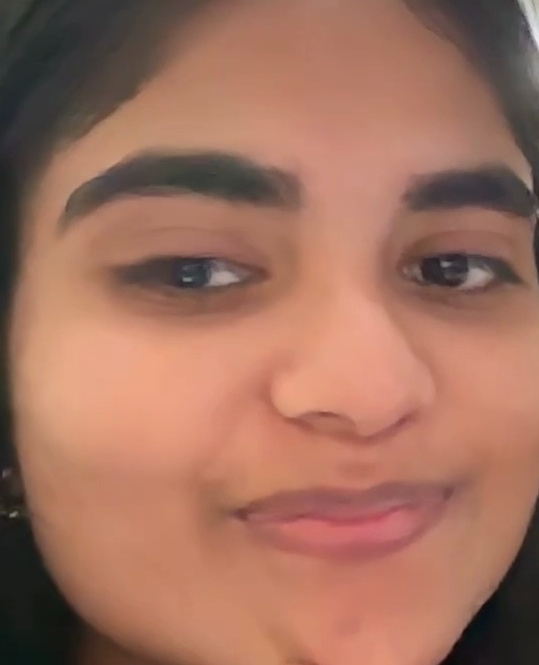
#> input picture data/faces/face_frame_1.jpg, 539 x 665 px, found by its file name; its folder holds 4 pictures in this run
$ python preprocess_faces.py
#> lines starting #> are read from the running program, lines starting #| are printed output that depends on the picture
import cv2
import os

# Input folder with cropped faces
input_folder = "data/faces"

# Output folder for processed faces
output_folder = "data/processed_faces"

# Create output folder
os.makedirs(output_folder, exist_ok=True)

# Loop through face images
for filename in os.listdir(input_folder):

    image_path = os.path.join(input_folder, filename)

    image = cv2.imread(image_path)
#> image is the input picture: shape (665, 539, 3); mean B, G, R 93.9, 112, 160.4

    # Skip invalid images
    if image is None:
        continue

    # Resize image to 224x224
    resized = cv2.resize(image, (224, 224))
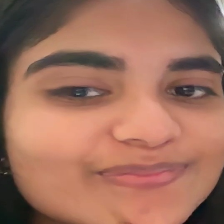
#> resized: shape (224, 224, 3); mean B, G, R 93.8, 111.9, 160.3

    # Save processed image
    output_path = os.path.join(output_folder, filename)

    cv2.imwrite(output_path, resized)
#> pass 2 of the loop `for filename in os.listdir(input_folder):`:
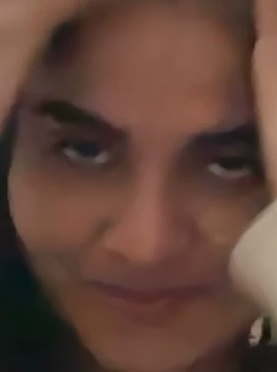
#> input picture data/faces/face_frame_103.jpg, 277 x 372 px, found by its file name
#> image is the input picture: shape (372, 277, 3); mean B, G, R 56.9, 67.5, 97.1
#> `resized = cv2.resize(image, (224, 224))`:
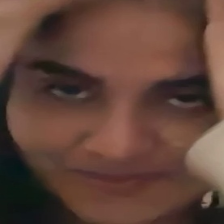
#> resized: shape (224, 224, 3); mean B, G, R 56.8, 67.4, 97
#> pass 3 of the loop `for filename in os.listdir(input_folder):`:
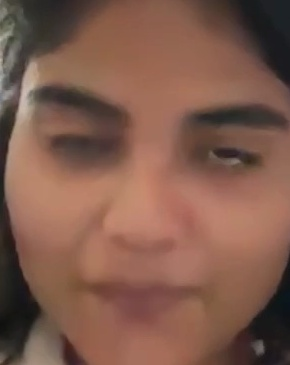
#> input picture data/faces/face_frame_121.jpg, 290 x 365 px, found by its file name
#> image is the input picture: shape (365, 290, 3); mean B, G, R 76.4, 90.9, 128.1
#> `resized = cv2.resize(image, (224, 224))`:
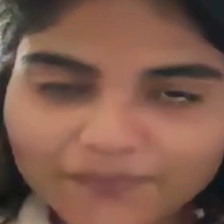
#> resized: shape (224, 224, 3); mean B, G, R 76.3, 90.8, 128
#> the loop made 4 passes; the first 3 are shown

print("All faces resized successfully!")
